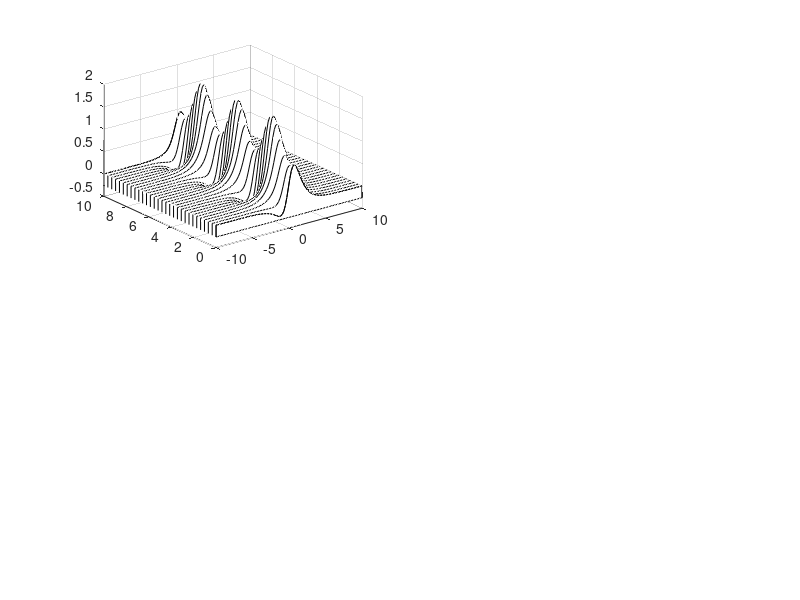

The MATLAB script that drew this image: (Note: this script raises an error after producing the figure.)
x=linspace(-10,10,100);
t=linspace(0,10,30);
[X,T]=meshgrid(x,t);
f=sech(X).*(1-0.5*cos(2*T))+(sech(X).*tanh(X)).*(1-0.5*sin(2*T));
subplot(2,2,1), waterfall(X,T,f), colormap([0 0 0])

[u,s,v]=svd(f); % perform SV

[u,s,v]=svd(f); % perform SV

sig(1)/sum(sig)

